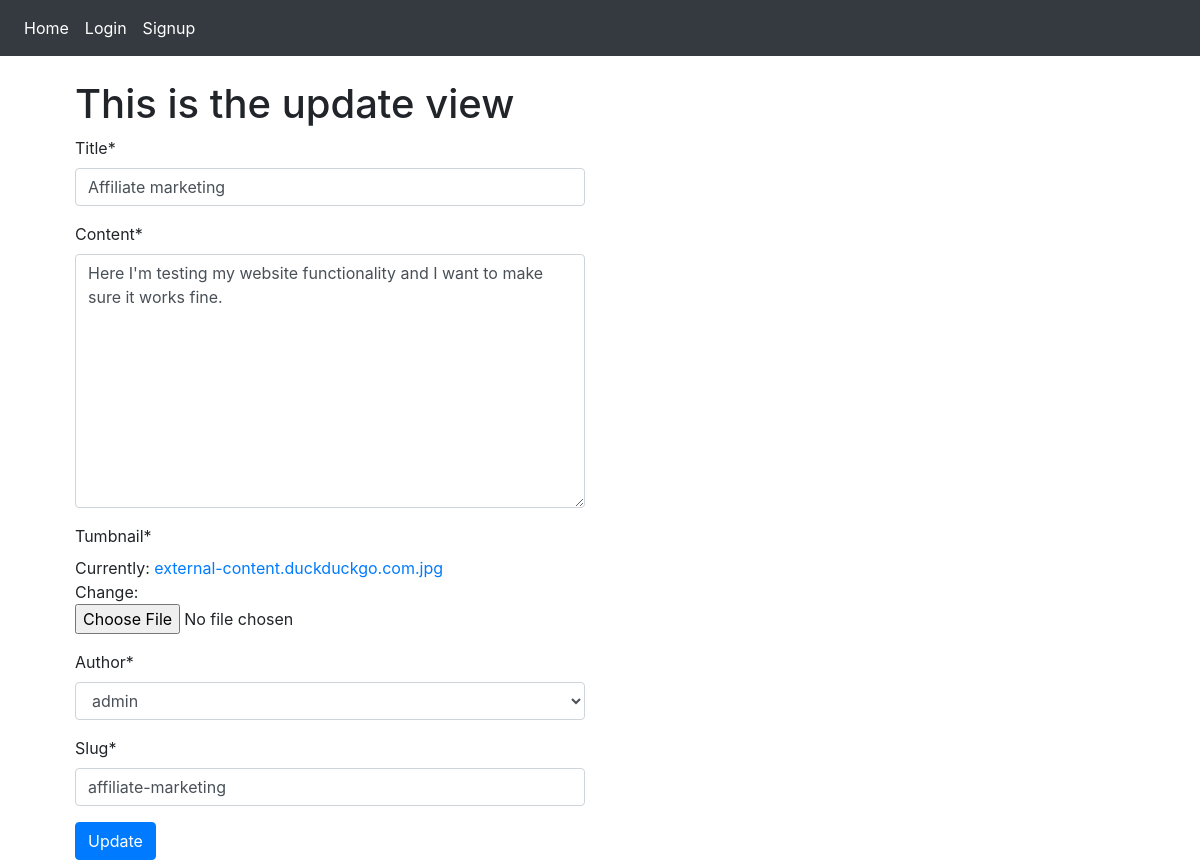
Page /affiliate-marketing/update on the committed database.
### posts/models.py (models this page shows, shortened)
class Post(models.Model):
    title = models.CharField(max_length=100)
    content = models.TextField()
    tumbnail = models.ImageField()
    publish_date = models.DateTimeField(auto_now_add=True)
    last_updated = models.DateTimeField(auto_now=True)
    author = models.ForeignKey(User, on_delete=models.CASCADE)
    slug = models.SlugField()

### posts/views.py (the view)
# urls.py: path('<slug>/update', PostUpdateView.as_view(), name='update'),
class PostUpdateView(UpdateView):
    form_class = PostForm
    model = Post
    success_url = '/'
    def get_context_data(self, **kwargs):
        context = super().get_context_data(**kwargs)
        context.update({
            'view_type': 'update'
        })
        return context

### posts/forms.py
class PostForm(forms.ModelForm):
    class Meta:
        model = Post
        fields = ('__all__')

### posts/models.py (called while the page is built)
    def __str__(self):
        return self.username

### templates/posts/post_form.html (shortened to what this page needs)
{% extends "base.html" %}
{% load crispy_forms_tags %}
{% block content %}
<div class="container">
    <div class='col-md-6 offser-md-3 '>
    <h1>This is the {{ view_type }} view</h1>
    <form method="POST" enctype='multipart/form-data'>
        {{ form|crispy }}
        <button type='submit' class='btn btn-primary'>{{ view_type|title }}</button>
    </form>
    </div>
</div
{% endblock content %}

### rows in the picture
Post: title "Affiliate marketing", content "Here I'm testing my website functionality and I want to make sure it works fine.", author "admin", slug "affiliate-marketing"

### other values in the picture
{{ view_type }} "update"
{{ view_type|title }} "Update"
